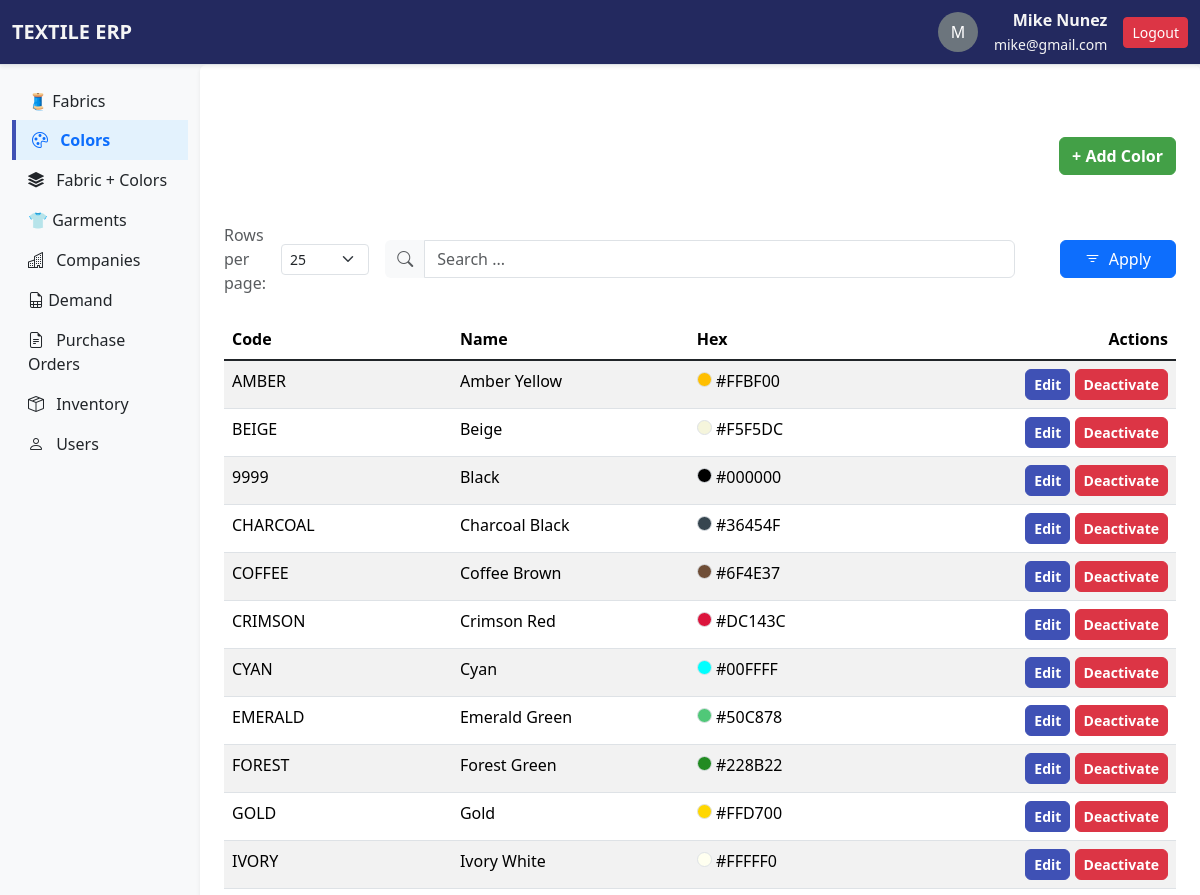
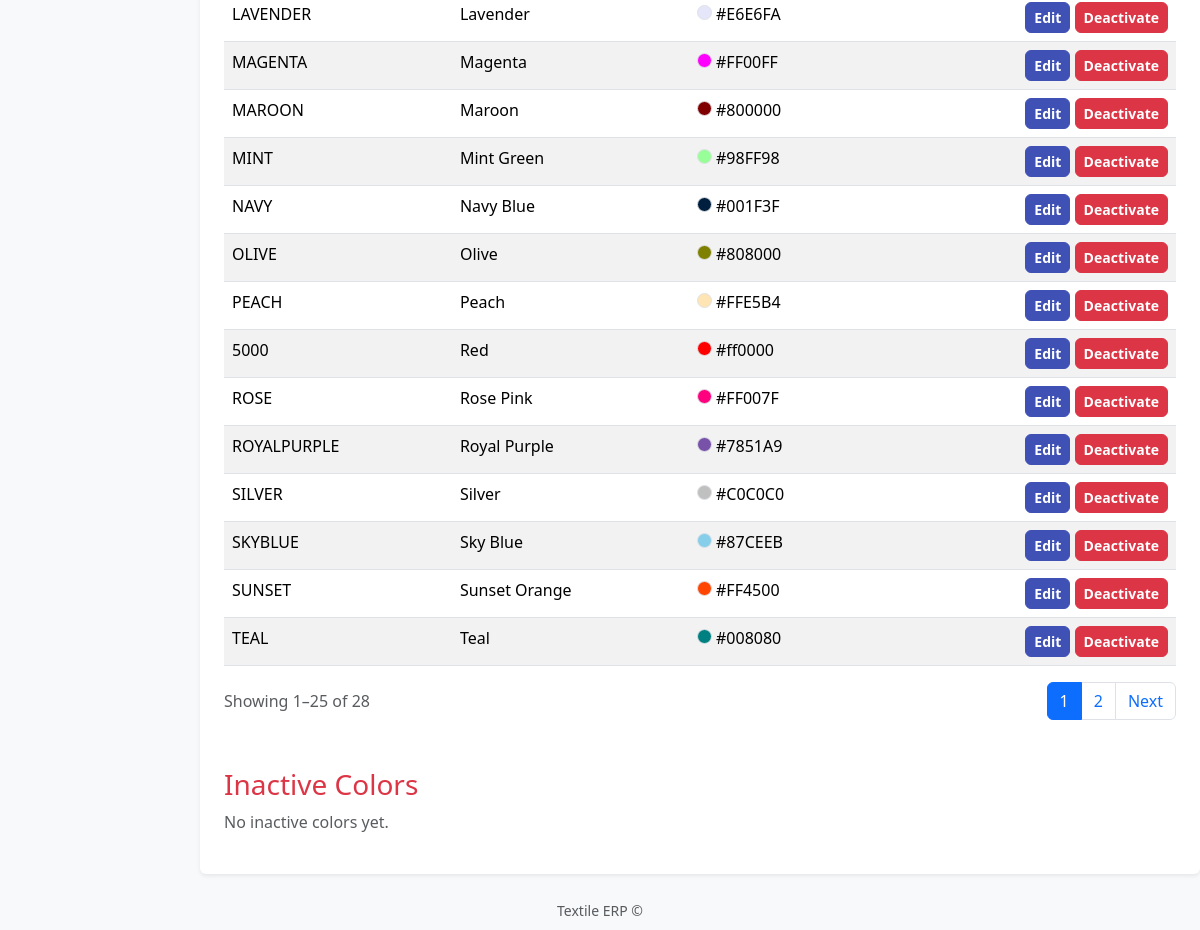
Page /colors/ (signed in) on the committed database (2 pictures, top to bottom).
### apps/users/models.py (models this page shows, shortened)
class CustomUser(AbstractUser):
    username = None
    email = models.EmailField(unique=True)
    USERNAME_FIELD = "email"   # login is with email
    REQUIRED_FIELDS = []       #
    objects = CustomUserManager()  # use manager

### apps/colors/models.py (models this page shows, shortened)
class Color(models.Model):
    name = models.CharField(max_length=50)
    code = models.CharField(max_length=50, unique=True)
    hex_value = models.CharField(max_length=7, blank=True, null=True)
    created_by = models.CharField(max_length=150, blank=True, null=True)
    created_at = models.DateTimeField(auto_now_add=True)  # fecha de creación automática
    is_active = models.BooleanField(default=True)

### apps/colors/views.py (the view, shortened to what this page needs)
# urls.py: path('', views.colors_list, name='colors_list'),
@never_cache
@login_required
def colors_list(request):
    q = request.GET.get('q')
    DEFAULT_ROWS_PER_PAGE = 25 # default to 25
    rows_per_page = request.GET.get('rowsPerPage', DEFAULT_ROWS_PER_PAGE)
    print(rows_per_page)
    try:
        rows_per_page = int(rows_per_page)
    except ValueError:
        rows_per_page = DEFAULT_ROWS_PER_PAGE
    active_colors = Color.objects.filter(is_active=True).order_by('name')
    inactive_colors = Color.objects.filter(is_active=False).order_by('name')
    paginator = Paginator(active_colors, rows_per_page)
    page_number = request.GET.get('page')
    page_obj = paginator.get_page(page_number)
    return render(request, 'colors/home.html', {'page_obj': page_obj,
                                                 'rows_per_page': rows_per_page,
                                                 'inactive_colors': inactive_colors})

### apps/colors/templates/colors/home.html (shortened to what this page needs)
{% extends 'base.html' %}
{% block content %}
<div class="mt-5">
    <div class="d-flex justify-content-between align-items-center mb-3">
        <a href="{% url 'colors:add_color' %}" class="btn btn-add">+ Add Color</a>
    </div>
</div>
<div class="mt-5">
    {% include '_search_form.html' %}
</div>
{% include 'colors/_colors_table.html' %}
{% if request.user.is_superuser %}
<h3 class="mt-5 text-danger">Inactive Colors</h3>
{% include 'colors/_inactive_colors_table.html' %}
{% endif %}
{% endblock %}

### templates/base.html (shortened to what this page needs)
{% load static %}
<!DOCTYPE html>
<html lang="es">
<head>
  <link href="https://cdn.jsdelivr.net/npm/bootstrap@5.3.2/dist/css/bootstrap.min.css" rel="stylesheet">
  <link rel="stylesheet" href="https://cdn.jsdelivr.net/npm/bootstrap-icons@1.11.3/font/bootstrap-icons.css">
  <link rel="stylesheet" href="{% static 'css/base.css' %}">
</head>
<body class="bg-light">
  <nav class="navbar navbar-expand-lg border-bottom shadow-sm">
    <div class="container-fluid">
      <a class="navbar-brand fw-bold" href="{% url 'home:home' %}">TEXTILE ERP</a>
      <div class="d-flex align-items-center ms-auto">
        {% if user.is_authenticated %}
        <div class="d-flex align-items-center gap-3">
          <div class="rounded-circle bg-secondary text-white d-flex justify-content-center align-items-center"
            style="width:40px; height:40px;">
            {{ user.get_full_name|slice:":1"|upper }}
          </div>
          <div class="text-end">
            <strong>{{ user.get_full_name }}</strong><br>
            <small class="">{{ user.email }}</small>
          </div>
          <form method="post" action="{% url 'users:logout_view' %}">
            <button class="btn btn-danger btn-sm">Logout</button>
          </form>
        </div>
        {% endif %}
      </div>
    </div>
  </nav>
  <div class="container-fluid">
    <div class="row">
      <nav class="col-md-2 d-md-block bg-light sidebar vh-100">
        <div class="list-group list-group-flush mt-3">
          <a href="{% url 'fabrics:fabrics_list' %}"
            class="list-group-item list-group-item-action {% if '/fabrics/' in request.path and not '/fabriccolors/' in request.path %}active{% endif %}">
            🧵 Fabrics
          </a>
          <a href="{% url 'colors:colors_list' %}"
            class="list-group-item list-group-item-action {% if '/colors/' in request.path %}active{% endif %}">
            <i class="bi bi-palette me-2"></i> Colors
          </a>
          <a href="{% url 'fabrics:fabriccolors_list' %}"
            class="list-group-item list-group-item-action {% if '/fabriccolors/' in request.path %}active{% endif %}">
            <i class="bi bi-stack me-2"></i> Fabric + Colors
          </a>
          <a href="{% url 'garments:garments_list' %}"
            class="list-group-item list-group-item-action {% if '/garments/' in request.path %}active{% endif %}">
            👕 Garments
          </a>
          <a href="{% url 'companies:companies_list' %}"
            class="list-group-item list-group-item-action {% if '/companies/' in request.path %}active{% endif %}">
            <i class="bi bi-buildings me-2"></i> Companies
          </a>
          <a href="{% url 'demand:demand_list' %}"
            class="list-group-item list-group-item-action {% if '/demand/' in request.path %}active{% endif %}">
            <i class="bi bi-file-earmark-spreadsheet"></i> Demand
          </a>
          <a href="{% url 'pos:pos_list' %}" class="list-group-item list-group-item-action {% if '/pos/' in request.path %}active{% endif %}">
            <i class="bi bi-file-earmark-text me-2"></i> Purchase Orders
          </a>
          <a href="{% url 'inventory:inventory_list' %}" class="list-group-item list-group-item-action {% if '/inventory/' in request.path %}active{% endif %}">
            <i class="bi bi-box-seam me-2"></i> Inventory
          </a>
          {% if request.user.is_superuser %}
          <a href="{% url 'users:users_list' %}"
            class="list-group-item list-group-item-action {% if '/users/' in request.path %}active{% endif %}">
            <i class="bi bi-person me-2"></i> Users
          </a>
          {% endif %}
        </div>
      </nav>
      <main class="col-md-9 ms-sm-auto col-lg-10 px-md-4 py-4 bg-white shadow-sm rounded">
        {% block content %}{% endblock %}
      </main>
    </div>
  </div>
  <footer class="text-center mt-4 mb-2 text-muted">
    <small>Textile ERP &copy; {{ year }}</small>
  </footer>
</body>
</html>

### apps/colors/templates/colors/_colors_table.html (shortened to what this page needs)
<div class="table-responsive">
  <table class="table table-striped table-hover">
    <thead>
      <tr>
        <th scope="col">Code</th>
        <th scope="col">Name</th>
        <th scope="col">Hex</th>
        <th class="text-end">Actions</th>
      </tr>
    </thead>
    <tbody class="table-group-divider">
      {% for color in page_obj %}
      <tr>
        <td>{{ color.code }}</td>
        <td>{{ color.name }}</td>
        <td>
          <span class="d-inline-block rounded-circle border" style="width:15px; height:15px; background-color: {{ color.hex_value }};"></span>
          {{ color.hex_value }}
        </td>
        <td class="text-end">
          <a href="{% url 'colors:edit_color' color.id %}"
              class="btn btn-sm btn-edit">Edit</a>
          <a href="{% url 'colors:deactivate_color' color.id %}"
              class="btn btn-sm btn-delete">Deactivate</a>
        </td>
      </tr>
      {% endfor %}
    </tbody>
  </table>
  <div class="d-flex justify-content-between align-items-center mt-3">
    <div class="text-muted">
      Showing {{ page_obj.start_index }}–{{ page_obj.end_index }} of {{ page_obj.paginator.count }}
    </div>
    <nav>
      <ul class="pagination mb-0">
        {% for num in page_obj.paginator.page_range %}
        {% if num == page_obj.number %}
        <li class="page-item active"><span class="page-link">{{ num }}</span></li>
        {% else %}
        <li class="page-item">
          <a class="page-link" href="?q={{ q }}&rowsPerPage={{ rows_per_page }}&page={{ num }}">{{ num }}</a>
        </li>
        {% endif %}
        {% endfor %}
        {% if page_obj.has_next %}
        <li class="page-item">
          <a class="page-link" href="?q={{ q }}&rowsPerPage={{ rows_per_page }}&page={{ page_obj.next_page_number }}">
            Next
          </a>
        </li>
        {% endif %}
      </ul>
    </nav>
  </div>
</div>

### static/css/base.css (style rules this page uses)
.list-group-item { color: #212529; background-color: transparent; border: none; }
.list-group-item.active { background-color: #e3f2fd; color: #0d6efd; font-weight: 600; border-left: 4px solid #3f51b5; }
.btn-add { background-color: #43a047; border-color: #43a047; border-radius: 6px; font-weight: 600; color: #fff; }
.btn-edit { background-color: #3f51b5; border-color: #3f51b5; color: #fff; border-radius: 6px; font-weight: 600; }
.btn-delete { background-color: #dc3545; border-color: #dc3545; color: #fff; border-radius: 6px; font-weight: 600; }
.navbar { background-color: #23295f; color:whitesmoke; }
.navbar a, .navbar a:hover, .navbar a:active, .navbar a:focus { color:whitesmoke; }

### rows in the picture
CustomUser: get_full_name "M", get_full_name "Mike Nunez", email "mike@gmail.com"
Color: code "AMBER", name "Amber Yellow", hex_value "#FFBF00"
Color: code "BEIGE", name "Beige", hex_value "#F5F5DC"
Color: code "9999", name "Black", hex_value "#000000"
Color: code "CHARCOAL", name "Charcoal Black", hex_value "#36454F"
Color: code "COFFEE", name "Coffee Brown", hex_value "#6F4E37"
Color: code "CRIMSON", name "Crimson Red", hex_value "#DC143C"
Color: code "CYAN", name "Cyan", hex_value "#00FFFF"
Color: code "EMERALD", name "Emerald Green", hex_value "#50C878"
Color: code "FOREST", name "Forest Green", hex_value "#228B22"
Color: code "GOLD", name "Gold", hex_value "#FFD700"
Color: code "IVORY", name "Ivory White", hex_value "#FFFFF0"
Color: code "LAVENDER", name "Lavender", hex_value "#E6E6FA"
Color: code "MAGENTA", name "Magenta", hex_value "#FF00FF"
Color: code "MAROON", name "Maroon", hex_value "#800000"
Color: code "MINT", name "Mint Green", hex_value "#98FF98"
Color: code "NAVY", name "Navy Blue", hex_value "#001F3F"
Color: code "OLIVE", name "Olive", hex_value "#808000"
Color: code "PEACH", name "Peach", hex_value "#FFE5B4"
Color: code "5000", name "Red", hex_value "#ff0000"
Color: code "ROSE", name "Rose Pink", hex_value "#FF007F"
Color: code "ROYALPURPLE", name "Royal Purple", hex_value "#7851A9"
Color: code "SILVER", name "Silver", hex_value "#C0C0C0"
Color: code "SKYBLUE", name "Sky Blue", hex_value "#87CEEB"
Color: code "SUNSET", name "Sunset Orange", hex_value "#FF4500"
Color: code "TEAL", name "Teal", hex_value "#008080"

### other values in the picture
{{ page_obj.start_index }} "1"
{{ page_obj.end_index }} "25"
{{ page_obj.paginator.count }} "28"
{{ num }} "1"
{{ num }} "2"
